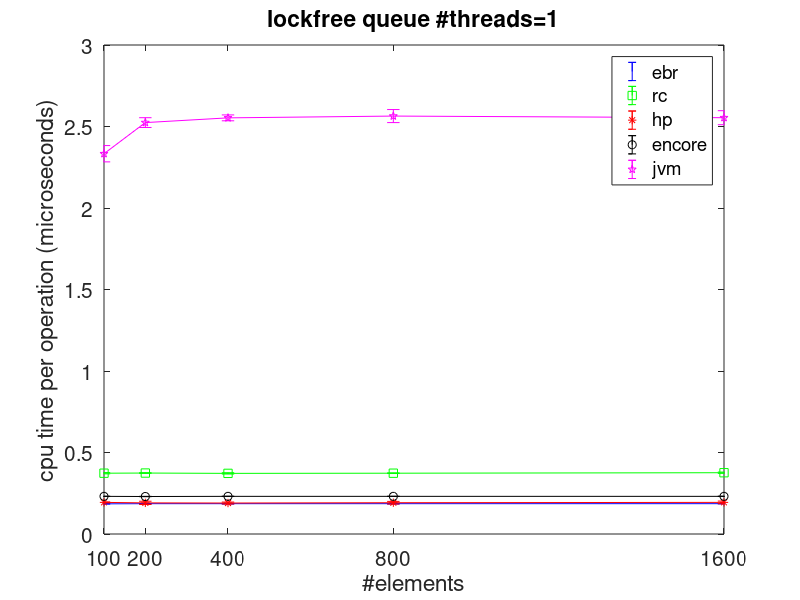
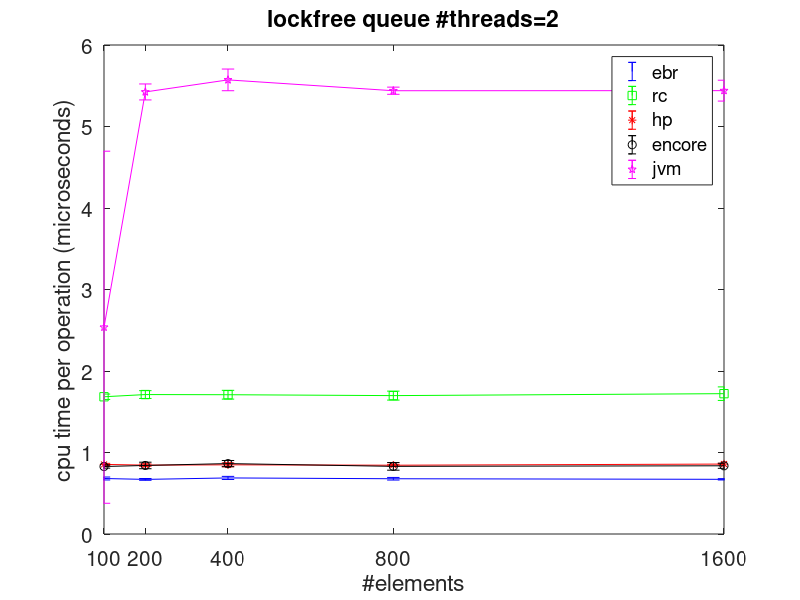
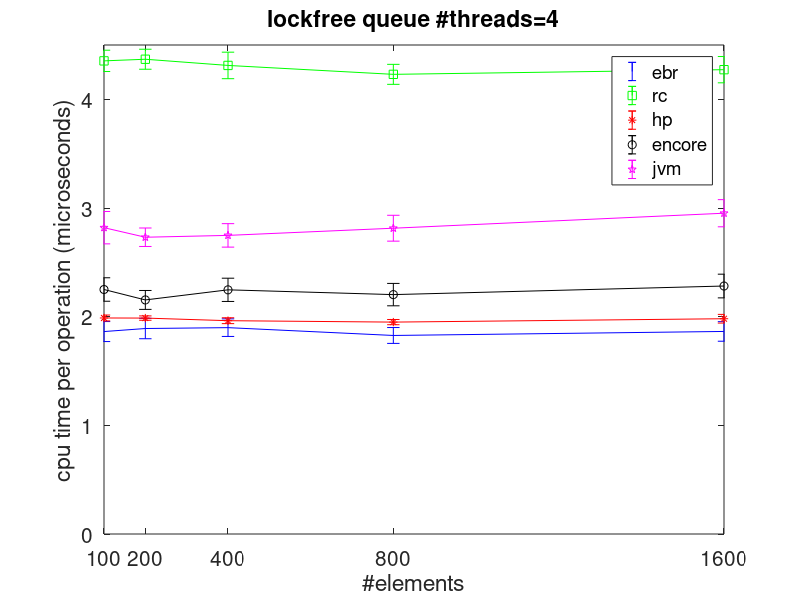
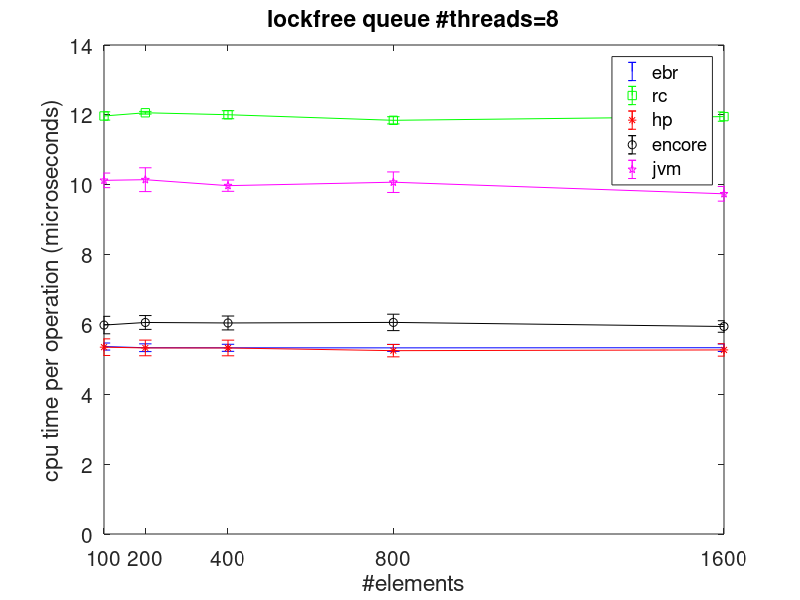

MATLAB code to generate these figures, in order:
load ./db_queue.mat;
% queue of mr algo
ebr=1; rc=2; hp=3; dw=4; jvm=5;
gcs = [ebr rc hp dw jvm];
threads = [1 2 4 8 16 31 32 63 64];
elements = [100 200 400 800 1600];

exclude_rc = 0;
mylegend = {"ebr"; "rc"; "hp"; "encore"; "jvm"};

if exclude_rc == 1
    mylegend(2,:) = [];
end
directory_prefix = 'plots/queue'
function myplot(x, y, err, myxlabel, myylabel, xtick, mylegend, mytitle, filename)
    close all
    fullscreen = get(0,'ScreenSize');
    figure(1, 'Position',[0 -50 fullscreen(3) fullscreen(4)]);
    clf;
    y = y/1000;
    err = err/1000;
    if size(x, 2) == 4
        errorbar(...
            x(:, 1), y(:, 1), err(:, 1), '-b', ...
            x(:, 2), y(:, 2), err(:, 2), '-*r', ...
            x(:, 3), y(:, 3), err(:, 3), '-ok', ...
            x(:, 4), y(:, 4), err(:, 4), '-pm' ...
            )
    else
        errorbar(...
            x(:, 1), y(:, 1), err(:, 1), '-b', ...
            x(:, 2), y(:, 2), err(:, 2), '-sg', ...
            x(:, 3), y(:, 3), err(:, 3), '-*r', ...
            x(:, 4), y(:, 4), err(:, 4), '-ok', ...
            x(:, 5), y(:, 5), err(:, 5), '-pm' ...
            )
    end
    title(mytitle, 'fontsize', 15)
    xlabel(myxlabel, 'fontsize', 15)
    ylabel(myylabel, 'fontsize', 15)
    yl = ylim;
    axis([x(1), x(end), 0, yl(end)])
    set(gca, 'xtick', xtick)
    set(gca, 'fontsize', 15)
    lh = legend(mylegend);
    % set(lh,'FontSize',15);
    print(1, filename)
end

data_avg = 0;
data_std = 0;
for i = 1:2
    if i == 1
        prefix = strcat(directory_prefix, '/exec_time');
        data_avg = db_queue_total_avg;
        data_std = db_queue_total_std;
        myylabel = 'cpu time per operation (microseconds)';
    else
        prefix = strcat(directory_prefix, '/footprint');
        data_avg = db_queue_footprint_avg;
        data_std = db_queue_footprint_std;
        myylabel = 'footprint (kilybytes)';
    end

    for t = threads
        xtick = elements;
        x = repmat(xtick', 1, size(gcs, 2));
        y = x;
        err = x;
        for gc = gcs
            tmp = data_avg(gc, find(t == threads), :);
            tmp = squeeze(tmp);
            y(:, gc) = tmp;
            tmp = data_std(gc, find(t == threads), :);
            tmp = squeeze(tmp);
            err(:, gc) = tmp;
        end
        if exclude_rc == 1
            x(:, 2) = [];
            y(:, 2) = [];
            err(:, 2) = [];
        end
        mytitle = ...
          sprintf("lockfree queue #threads=%d", t);
        myxlabel = '#elements';
        filename = sprintf("%s/queue_%d_%s.png", prefix, t, 'x');
        myplot(x, y, err, myxlabel, myylabel, xtick, mylegend, mytitle, filename)
    end

    for e = elements
        xtick = threads;
        x = repmat(xtick', 1, size(gcs, 2));
        y = x;
        err = x;
        for gc = gcs
            tmp = data_avg(gc, :, find(e == elements));
            tmp = squeeze(tmp);
            y(:, gc) = tmp;
            tmp = data_std(gc, :, find(e == elements));
            tmp = squeeze(tmp);
            err(:, gc) = tmp;
        end
        if exclude_rc == 1
            x(:, 2) = [];
            y(:, 2) = [];
            err(:, 2) = [];
        end
        mytitle = ...
          sprintf("lockfree queue #elements=%d", e);
        myxlabel = '#threads';
        filename = sprintf("%s/queue_%s_%d.png", prefix, 'x', e);
        myplot(x, y, err, myxlabel, myylabel, xtick, mylegend, mytitle, filename)
    end
end
return
